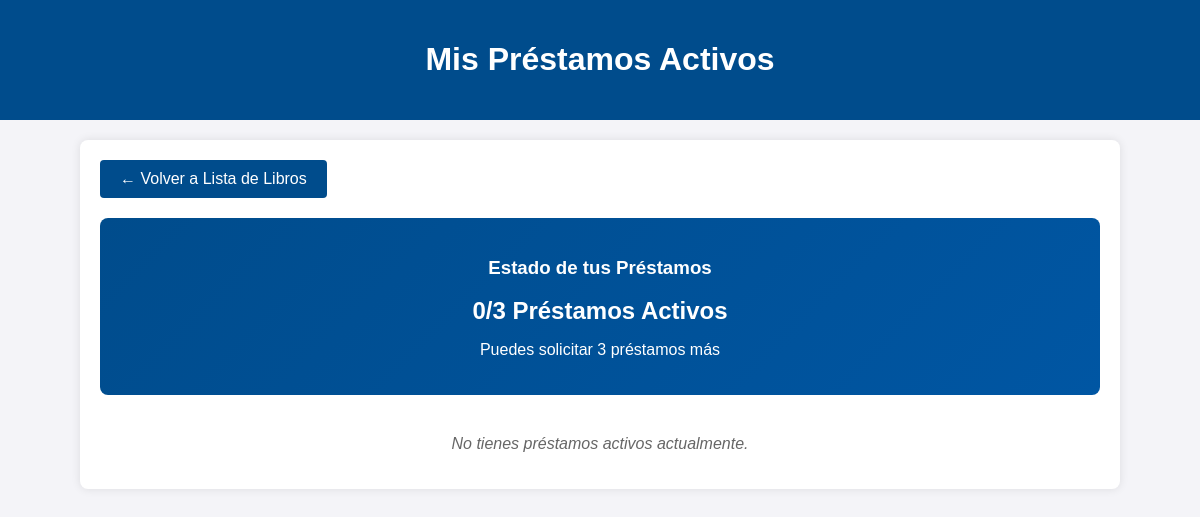
Before: /libros/mis-prestamos-activos/ (signed in) with the older database file.
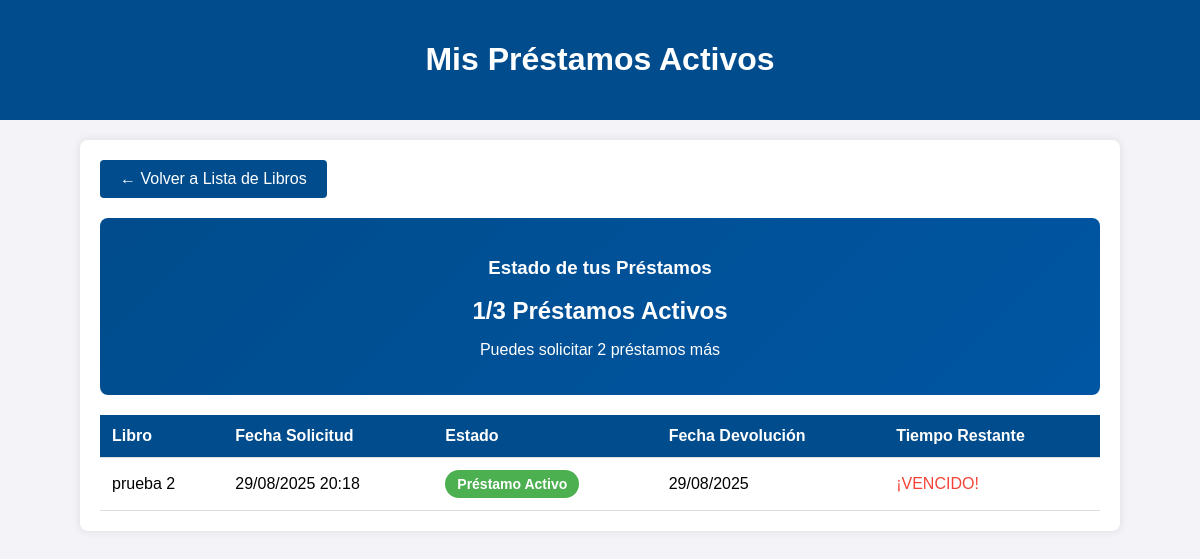
After: the same page with the newer database file.
### libros/models.py (models this page shows, shortened)
class Prestamo(models.Model):
    ESTADO_CHOICES = (
        ('solicitado', 'Reserva Solicitada'),
        ('aprobado_reserva', 'Reserva Aprobada'),
        ('aprobado', 'Préstamo Activo'),
        ('rechazado', 'Reserva Rechazada'),
        ('finalizado', 'Finalizado'),
        ('vencido', 'Vencido'),
    )
    TIPO_CHOICES = (
        ('domicilio', 'Préstamo a Domicilio'),
        ('aula', 'Préstamo en Aula'),
    )
    TIPO_USUARIO_CHOICES = (
        ('alumno', 'Alumno'),
        ('profesor', 'Profesor'),
    )
    id_prestamo = models.AutoField(primary_key=True)
    usuario = models.ForeignKey(Usuario, on_delete=models.CASCADE, related_name='prestamos_usuario', null=True, blank=True)
    nombre_usuario = models.CharField(max_length=255)
    email_usuario = models.EmailField()
    libro = models.ForeignKey(Libro, on_delete=models.CASCADE, related_name='prestamos')
    fecha_solicitud = models.DateTimeField(auto_now_add=True)
    fecha_aprobacion = models.DateTimeField(null=True, blank=True)
    fecha_devolucion_programada = models.DateTimeField(null=True, blank=True)
    fecha_devolucion_real = models.DateTimeField(null=True, blank=True)
    fecha_limite_reserva = models.DateTimeField(null=True, blank=True)
    estado = models.CharField(max_length=20, choices=ESTADO_CHOICES, default='solicitado')
    tipo_prestamo = models.CharField(max_length=10, choices=TIPO_CHOICES, default='domicilio')
    tipo_usuario = models.CharField(max_length=10, choices=TIPO_USUARIO_CHOICES, default='alumno')
    motivo_rechazo = models.TextField(blank=True, null=True)
    observaciones = models.TextField(blank=True, null=True)
    fecha_retiro_real = models.DateTimeField(null=True, blank=True)
    extension_solicitada = models.BooleanField(default=False)
    fecha_extension = models.DateTimeField(null=True, blank=True)
    motivo_extension = models.TextField(blank=True, null=True)

class Inventario(models.Model):
    id_inventario = models.AutoField(primary_key=True)
    estado = models.CharField(max_length=255, null=True, default="Disponible")
    motivo_baja = models.CharField(max_length=255, null=True)
    descripcion = models.TextField(null=True)
    num_ejemplar = models.IntegerField(null=True)
    imagen_rota = models.ImageField(
        upload_to='imagenes_rota/', null=True, blank=True)

class Libro(Inventario):
    id_libro = models.AutoField(primary_key=True)
    titulo = models.CharField(max_length=255)
    autor = models.CharField(max_length=255)
    editorial = models.CharField(max_length=255)
    clasificacion_cdu = models.CharField(max_length=255, null=False, default='Sin clasificar')
    siglas_autor_titulo = models.CharField(max_length=255, null=False, default='ABC')
    num_inventario = models.IntegerField(null=False, default=1)
    resumen = models.TextField()
    etiqueta_palabra_clave = models.TextField(default='Roma,Historia,Clasica')
    sede = models.TextField(default='La Plata')
    disponibilidad = models.CharField(max_length=255, null=True, default="Disponible")
    observaciones = models.TextField(default='Esta es una observación')
    img = models.URLField()

### libros/views.py (the view)
# urls.py: path('mis-prestamos-activos/', views.mis_prestamos_activos, name='mis_prestamos_activos'),
@login_required
def mis_prestamos_activos(request):
    prestamos_activos = request.user.get_prestamos_activos().order_by('-fecha_solicitud')
    context = {
        'prestamos_activos': prestamos_activos,
        'total_prestamos': prestamos_activos.count(),
        'prestamos_disponibles': request.user.get_prestamos_disponibles()
    }
    return render(request, 'libros/mis_prestamos_activos.html', context)

### libros/models.py (called while the page is built)
    def get_prestamos_activos(self):
        return self.prestamos_usuario.filter(estado__in=['aprobado', 'aprobado_reserva'])

    def get_prestamos_disponibles(self):
        prestamos_activos = self.get_prestamos_activos().count()
        return max(0, 3 - prestamos_activos)

### libros/templates/libros/mis_prestamos_activos.html (shortened to what this page needs)
<!DOCTYPE html>
<html lang="es">
<head>
    {% load static %}
</head>
<body>
    <header>
        <h1>Mis Préstamos Activos</h1>
    </header>
    <div class="container">
        <a href="{% url 'lista_libros' %}" class="btn-volver">← Volver a Lista de Libros</a>
        <div class="limit-info">
            <h3>Estado de tus Préstamos</h3>
            <div class="limit-counter">{{ total_prestamos }}/3 Préstamos Activos</div>
            {% if prestamos_disponibles > 0 %}
                <p>Puedes solicitar {{ prestamos_disponibles }} préstamo{{ prestamos_disponibles|pluralize:"s" }} más</p>
            {% else %}
                <p><strong>Has alcanzado el límite máximo de préstamos simultáneos</strong></p>
            {% endif %}
        </div>
        {% if prestamos_activos %}
            <table>
                <thead>
                    <tr>
                        <th>Libro</th>
                        <th>Fecha Solicitud</th>
                        <th>Estado</th>
                        <th>Fecha Devolución</th>
                        <th>Tiempo Restante</th>
                    </tr>
                </thead>
                <tbody>
                    {% for prestamo in prestamos_activos %}
                    <tr>
                        <td>{{ prestamo.libro.titulo }}</td>
                        <td>{{ prestamo.fecha_solicitud|date:"d/m/Y H:i" }}</td>
                        <td>
                            <span class="status-badge status-{{ prestamo.estado }}">
                                {{ prestamo.get_estado_display }}
                            </span>
                        </td>
                        <td>
                            {% if prestamo.fecha_devolucion_programada %}
                                {{ prestamo.fecha_devolucion_programada|date:"d/m/Y" }}
                            {% else %}
                                -
                            {% endif %}
                        </td>
                        <td>
                            {% if prestamo.estado == 'aprobado' and prestamo.fecha_devolucion_programada %}
                                <span id="timer-{{ prestamo.id_prestamo }}"
                                      data-end="{{ prestamo.fecha_devolucion_programada|date:'Y-m-d H:i:s' }}">
                                </span>
                            {% else %}
                                -
                            {% endif %}
                        </td>
                    </tr>
                    {% endfor %}
                </tbody>
            </table>
        {% else %}
            <p style="text-align: center; color: #666; font-style: italic; margin-top: 40px;">
                No tienes préstamos activos actualmente.
            </p>
        {% endif %}
    </div>
</body>
</html>

Changed rows visible on the page:
added Prestamo: libro.titulo "prueba 2", fecha_solicitud "29/08/2025 20:18", estado "Préstamo Activo", fecha_devolucion_programada "29/08/2025"
Other visible differences:
{{ total_prestamos }}: "0" → "1"
{{ prestamos_disponibles }}: "3" → "2"
text no longer shown: "No tienes préstamos activos actualmente."
text now shown: "Libro Fecha Solicitud Estado Fecha Devolución Tiempo Restante"
